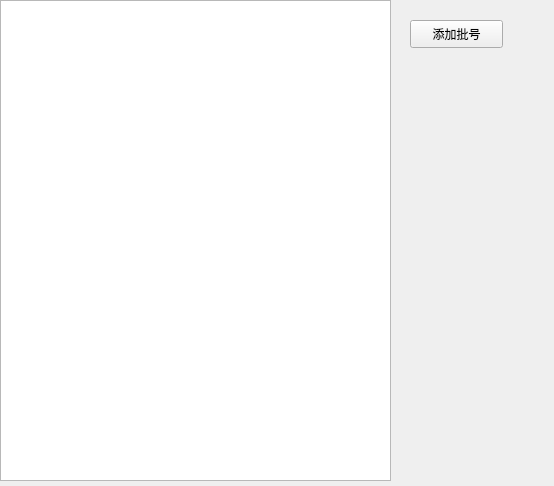
<?xml version="1.0" encoding="UTF-8"?>
<ui version="4.0">
 <class>BatchManageDialog</class>
 <widget class="QWidget" name="BatchManageDialog">
  <property name="geometry">
   <rect>
    <x>0</x>
    <y>0</y>
    <width>554</width>
    <height>486</height>
   </rect>
  </property>
  <property name="windowTitle">
   <string>批号管理</string>
  </property>
  <widget class="QTableWidget" name="tableWidget">
   <property name="geometry">
    <rect>
     <x>0</x>
     <y>0</y>
     <width>391</width>
     <height>481</height>
    </rect>
   </property>
  </widget>
  <widget class="QPushButton" name="addBtn">
   <property name="geometry">
    <rect>
     <x>410</x>
     <y>20</y>
     <width>93</width>
     <height>28</height>
    </rect>
   </property>
   <property name="text">
    <string>添加批号</string>
   </property>
  </widget>
 </widget>
 <resources/>
 <connections/>
</ui>
